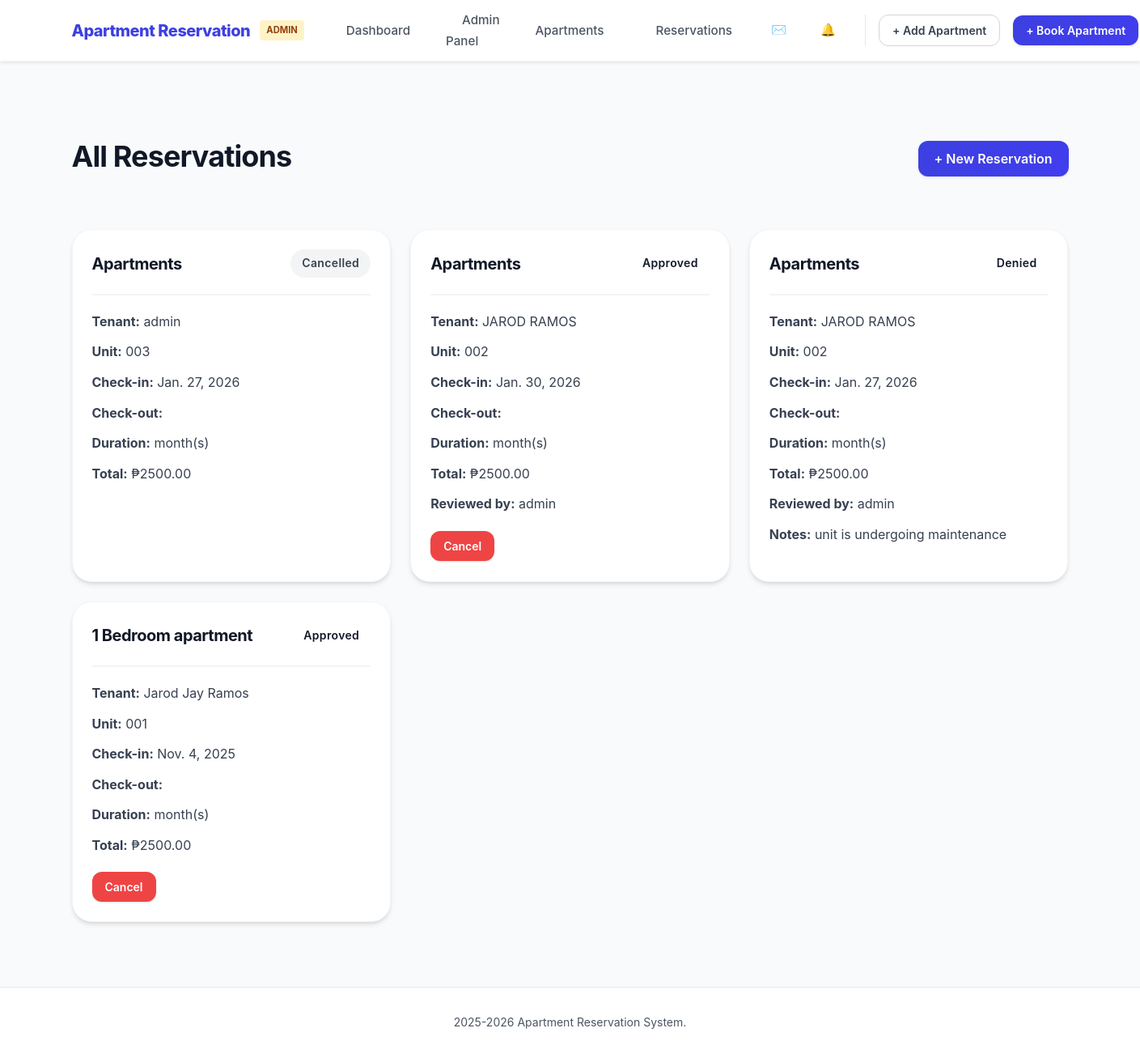
The app's page /reservations/ (signed in) with its own data.
### reservations/models.py (models this page shows, shortened)
class Reservation(models.Model):
    STATUS_CHOICES = [
        ('pending', 'Pending Approval'),
        ('approved', 'Approved'),
        ('denied', 'Denied'),
        ('cancelled', 'Cancelled'),
        ('completed', 'Completed'),
    ]
    user = models.ForeignKey(User, on_delete=models.CASCADE, related_name='reservations')
    apartment = models.ForeignKey(Apartment, on_delete=models.CASCADE, related_name='reservations')
    check_in = models.DateField()
    total_price = models.DecimalField(max_digits=10, decimal_places=2, blank=True, null=True)  # Make nullable since no months to calculate
    status = models.CharField(max_length=20, choices=STATUS_CHOICES, default='pending')
    special_requests = models.TextField(blank=True)
    reviewed_by = models.ForeignKey(User, on_delete=models.SET_NULL, null=True, blank=True, related_name='reviewed_reservations')
    reviewed_at = models.DateTimeField(null=True, blank=True)
    admin_notes = models.TextField(blank=True)
    created_at = models.DateTimeField(auto_now_add=True)
    updated_at = models.DateTimeField(auto_now=True)
    class Meta:
        ordering = ['-created_at']

class Apartment(models.Model):
    STATUS_CHOICES = [
        ('available', 'Available'),
        ('occupied', 'Occupied'),
        ('maintenance', 'Maintenance'),
    ]
    APARTMENT_TYPES = [
        ('studio', 'Studio'),
        ('1br', '1 Bedroom'),
        ('2br', '2 Bedrooms'),
        ('3br', '3 Bedrooms'),
        ('penthouse', 'Penthouse'),
    ]
    name = models.CharField(max_length=100, verbose_name="Compound Name")
    apartment_type = models.CharField(max_length=20, choices=APARTMENT_TYPES)
    floor = models.IntegerField(validators=[MinValueValidator(1), MaxValueValidator(50)])
    unit_number = models.CharField(max_length=10, unique=True, verbose_name="Unit/House Number")
    price_per_month = models.DecimalField(max_digits=10, decimal_places=2)
    size_sqm = models.DecimalField(max_digits=6, decimal_places=2)
    bedrooms = models.IntegerField(validators=[MinValueValidator(0)])
    bathrooms = models.IntegerField(validators=[MinValueValidator(1)])
    status = models.CharField(max_length=20, choices=STATUS_CHOICES, default='available')
    description = models.TextField()
    amenities = models.TextField(help_text='Comma-separated amenities')
    image = models.ImageField(upload_to='apartments/', blank=True, null=True)
    created_at = models.DateTimeField(auto_now_add=True)
    updated_at = models.DateTimeField(auto_now=True)
    class Meta:
        ordering = ['floor', 'unit_number']

### reservations/views.py (the view)
# urls.py: path('reservations/', views.reservation_list_view, name='reservation_list'),
@login_required
def reservation_list_view(request):
    view_mode = request.GET.get('view', 'all' if request.user.is_staff else 'my')
    if request.user.is_staff:
        if view_mode == 'my':
            reservations = Reservation.objects.filter(user=request.user)
            title = "My Reservations"
        else:
            reservations = Reservation.objects.all()
            title = "All Reservations (Admin View)"
    else:
        reservations = Reservation.objects.filter(user=request.user)
        title = "My Reservations"
    status = request.GET.get('status', '')
    if status:
        reservations = reservations.filter(status=status)
    context = {
        'reservations': reservations,
        'status': status,
        'view_mode': view_mode,
        'title': title,
        'is_admin': request.user.is_staff,
    }
    return render(request, 'reservations/reservation_list.html', context)

### reservations/templates/reservations/reservation_list.html (shortened to what this page needs)
{% extends 'base.html' %}
{% block content %}
<div class="container">
    <div class="page-header">
        <h1>All Reservations</h1>
        <a href="{% url 'reservation_create' %}" class="btn btn-primary">+ New Reservation</a>
    </div>
    {% if reservations %}
    <div class="reservations-grid">
        {% for reservation in reservations %}
            {% include 'atomic/molecules/reservation_card.html' with reservation=reservation %}
        {% endfor %}
    </div>
    {% else %}
    <div class="empty-state">
        <h3>No reservations found</h3>
        <p>Ready to book your apartment?</p>
        <a href="{% url 'apartment_list' %}" class="btn btn-primary">Browse Apartments</a>
    </div>
    {% endif %}
</div>
{% endblock %}

### reservations/templates/atomic/molecules/reservation_card.html (shortened to what this page needs)
<div class="reservation-card">
    <div class="reservation-header">
        <h4>{{ reservation.apartment.name }}</h4>
        <span class="badge badge-{{ reservation.status }}">{{ reservation.get_status_display }}</span>
    </div>
    <div class="reservation-details">
        {% if user.is_staff %}
        <p><strong>Tenant:</strong> {{ reservation.user.get_full_name|default:reservation.user.username }}</p>
        {% endif %}
        <p><strong>Unit:</strong> {{ reservation.apartment.unit_number }}</p>
        <p><strong>Check-in:</strong> {{ reservation.check_in }}</p>
        <p><strong>Check-out:</strong> {{ reservation.check_out }}</p>
        <p><strong>Duration:</strong> {{ reservation.months }} month(s)</p>
        <p><strong>Total:</strong> ₱{{ reservation.total_price|floatformat:2 }}</p>
        {% if reservation.reviewed_by %}
        <p><strong>Reviewed by:</strong> {{ reservation.reviewed_by.get_full_name|default:reservation.reviewed_by.username }}</p>
        {% endif %}
        {% if reservation.admin_notes and user.is_staff or reservation.status == 'denied' %}
        <p><strong>Notes:</strong> {{ reservation.admin_notes }}</p>
        {% endif %}
    </div>
    <div class="reservation-actions">
        {% if reservation.status in 'pending,approved' %}
            <a href="{% url 'reservation_delete' reservation.pk %}" class="btn btn-danger btn-sm">Cancel</a>
        {% endif %}
    </div>
</div>

### reservations/static/css/styles.css (style rules this page uses)
* { margin: 0; padding: 0; box-sizing: border-box; }
:root { --primary: rgb(61, 64, 224); --primary-dark: rgb(64, 61, 238); --primary-light: rgb(68, 178, 214); --primary-subtle: #dbeafe; --accent: #f59e0b; --accent-dark: #d97706; --accent-light: #fbbf24; --danger: #ef4444; --danger-dark: #dc2626; --success: #10b981; --success-dark: #059669; --warning: #f59e0b; --info: #3b82f6; --available: #10b981; --occupied: #ef4444; --maintenance: #f59e0b; --pending: #f59e0b; --confirmed: #10b981; --cancelled: #6b7280; --completed: #3b82f6; --white: #ffffff; --gray-50: #f9fafb; --gray-100: #f3f4f6; --gray-200: #e5e7eb; --gray-300: #d1d5db; --gray-400: #9ca3af; --gray-500: #6b7280; --gray-600: #4b5563; --gray-700: #374151; --gray-800: #1f2937; --gray-900: #111827; --black: #000000; --space-1: 0.25rem; --space-2: 0.5rem; --space-3: 0.75rem; --space-4: 1rem; --space-5: 1.25rem; --space-6: 1.5rem; --space-8: 2rem; --space-10: 2.5rem; --space-12: 3rem; --space-16: 4rem; --radius-sm: 0.375rem; --radius-md: 0.5rem; --radius-lg: 0.75rem; --radius-xl: 1rem; --radius-2xl: 1.5rem; --radius-full: 9999px; --shadow-xs: 0 1px 2px 0 rgb(0 0 0 / 0.05); --shadow-sm: 0 1px 3px 0 rgb(0 0 0 / 0.1), 0 1px 2px -1px rgb(0 0 0 / 0.1); --shadow-md: 0 4px 6px -1px rgb(0 0 0 / 0.1), 0 2px 4px -2px rgb(0 0 0 / 0.1); --shadow-lg: 0 10px 15px -3px rgb(0 0 0 / 0.1), 0 4px 6px -4px rgb(0 0 0 / 0.1); --shadow-xl: 0 20px 25px -5px rgb(0 0 0 / 0.1), 0 8px 10px -6px rgb(0 0 0 / 0.1); --shadow-2xl: 0 25px 50px -12px rgb(0 0 0 / 0.25); --font-xs: 0.75rem; --font-sm: 0.875rem; --font-base: 1rem; --font-lg: 1.125rem; --font-xl: 1.25rem; --font-2xl: 1.5rem; --font-3xl: 1.875rem; --font-4xl: 2.25rem; --transition-fast: 150ms cubic-bezier(0.4, 0, 0.2, 1); --transition-base: 200ms cubic-bezier(0.4, 0, 0.2, 1); --transition-slow: 300ms cubic-bezier(0.4, 0, 0.2, 1); }
body { font-family: -apple-system, BlinkMacSystemFont, 'Segoe UI', Roboto, 'Helvetica Neue', Arial, sans-serif; background-color: var(--gray-50); color: var(--gray-900); line-height: 1.6; min-height: 100vh; display: flex; flex-direction: column; -webkit-font-smoothing: antialiased; -moz-osx-font-smoothing: grayscale; }
h1, h2, h3, h4, h5, h6 { font-weight: 700; line-height: 1.2; letter-spacing: -0.025em; color: var(--gray-900); }
h1 { font-size: var(--font-4xl); }
h4 { font-size: var(--font-xl); }
a { color: var(--primary); text-decoration: none; transition: color var(--transition-base); }
.btn { display: inline-flex; align-items: center; justify-content: center; gap: var(--space-2); padding: 0.625rem 1.25rem; font-size: var(--font-base); font-weight: 600; text-align: center; border: none; border-radius: var(--radius-lg); cursor: pointer; transition: all var(--transition-base); text-decoration: none; white-space: nowrap; line-height: 1.5; }
.btn-primary { background: linear-gradient(135deg, var(--primary) 0%, var(--primary-dark) 100%); color: var(--white); box-shadow: var(--shadow-sm); }
.btn-danger { background-color: var(--danger); color: var(--white); box-shadow: var(--shadow-sm); }
.btn-sm { padding: 0.5rem 1rem; font-size: var(--font-sm); }
.badge { display: inline-flex; align-items: center; padding: 0.375rem 0.875rem; font-size: var(--font-sm); font-weight: 600; border-radius: var(--radius-full); letter-spacing: 0.025em; }
.badge-cancelled { background-color: #f3f4f6; color: #374151; }
.container { max-width: 1280px; margin: 0 auto; padding: 0 var(--space-6); }
.page-header { display: flex; justify-content: space-between; align-items: center; margin-bottom: var(--space-8); padding: var(--space-8) 0; }
.page-header h1 { margin-bottom: var(--space-1); }
.reservation-card { background-color: var(--white); border-radius: var(--radius-2xl); box-shadow: var(--shadow-md); padding: var(--space-6); border: 1px solid var(--gray-100); transition: all var(--transition-base); }
.reservation-header { display: flex; justify-content: space-between; align-items: center; margin-bottom: var(--space-5); padding-bottom: var(--space-5); border-bottom: 2px solid var(--gray-100); }
.reservation-details { margin-bottom: var(--space-5); }
.reservation-details p { margin-bottom: var(--space-3); color: var(--gray-700); font-size: var(--font-base); }
.reservation-actions { display: flex; gap: var(--space-3); flex-wrap: wrap; }
.reservations-grid { display: grid; grid-template-columns: repeat(auto-fill, minmax(360px, 1fr)); gap: var(--space-6); }

### records on screen
Reservation: apartment.name "Apartments", status "Cancelled", user.get_full_name "admin", apartment.unit_number "003", check_in "Jan. 27, 2026", total_price "2500.00"
Reservation: apartment.name "Apartments", status "Approved", user.get_full_name "JAROD RAMOS", apartment.unit_number "002", check_in "Jan. 30, 2026", total_price "2500.00", reviewed_by.get_full_name "admin", shows "Cancel"
Reservation: apartment.name "Apartments", status "Denied", user.get_full_name "JAROD RAMOS", apartment.unit_number "002", check_in "Jan. 27, 2026", total_price "2500.00", reviewed_by.get_full_name "admin", admin_notes "unit is undergoing maintenance"
Reservation: apartment.name "1 Bedroom apartment", status "Approved", user.get_full_name "Jarod Jay Ramos", apartment.unit_number "001", check_in "Nov. 4, 2025", total_price "2500.00", shows "Cancel"
